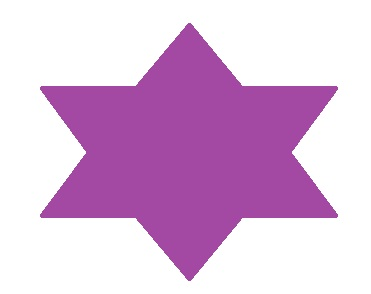
//> input picture resource/12/star.jpg, 371 x 294 px
$ ./distance_transform_example   (built with g++ and OpenCV 4)
//> lines starting //> are read from the running program, lines starting //| are printed output that depends on the picture; after the words box and inside, x2 and y2 are one past the last pixel; in counts of white or black regions, pixels touching at a corner belong together
#include <iostream>
#include <opencv2/opencv.hpp>

#define RESOURCE_DIR "../resource/"

void distance_transform_example()
{
    float maxValue = 0;
    cv::Mat img = cv::imread(RESOURCE_DIR"/12/star.jpg", cv::IMREAD_GRAYSCALE);
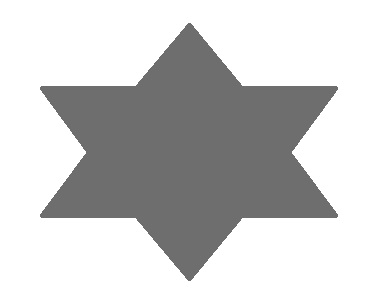
//> img: 294 rows x 371 cols, CV_8UC1; min 102, max 255, mean 201.2
    if(img.empty())
    {
        std::cout << "img is empty" << std::endl;
        return;
    }
    img = ~img;
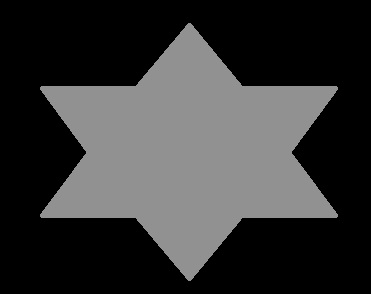
//> img: 294 rows x 371 cols, CV_8UC1; min 0, max 153, mean 53.8
    cv::imshow("img", img);

    cv::Mat imgBlur;
    cv::GaussianBlur(img, imgBlur, cv::Size(3, 3), 5);

    cv::imshow("imgblur", imgBlur);

    cv::threshold(imgBlur,imgBlur,20,200,cv::THRESH_BINARY);
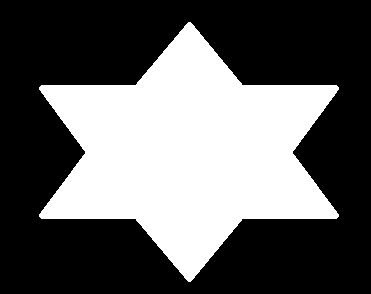
//> imgBlur: 294 rows x 371 cols, CV_8UC1; values 0 (black) and 200 (white), 37.9% white; 1 white region, box (x1, y1, x2, y2) and area: (39, 22, 339, 282) 41321

    cv::Mat imgDistance;
    cv::distanceTransform(imgBlur, imgDistance, cv::DIST_L1, 3);
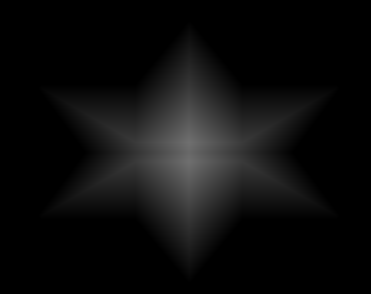
//> imgDistance: 294 rows x 371 cols, CV_32FC1; min 0, max 111, mean 12.8
#if 0
    for(int i = 0; i < imgDistance.rows; ++i)
    {
        for(int j = 0; j < imgDistance.cols; ++j)
        {
            if(imgDistance.at<float>(i, j) > maxValue)
            {
                maxValue = imgDistance.at<float>(i, j);
            }
        }
    }

    for(int i = 0; i < imgDistance.rows; ++i)
    {
        for(int j = 0; j < imgDistance.cols; ++j)
        {
            if(imgDistance.at<float>(i, j) > maxValue/1.9)
            {
                imgDistance.at<float>(i, j) = 255;
            }
        }
    }
#else
    cv::normalize(imgDistance, imgDistance, 0, 1, cv::NORM_MINMAX);
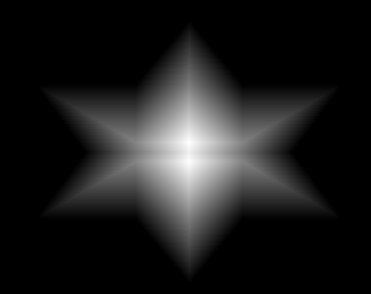
//> imgDistance: 294 rows x 371 cols, CV_32FC1; min 0, max 1, mean 0.115
#endif
    cv::imshow("distanceImg", imgDistance);


    cv::waitKey(0);
    cv::destroyAllWindows();
}


int main(int argc, char const *argv[])
{
    distance_transform_example();
    return 0;
}

$ run again, with resource/12/bricks.jpg copied over resource/12/star.jpg
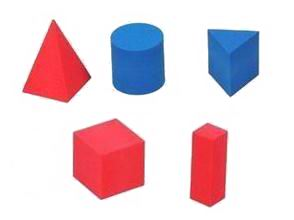
//> input picture resource/12/bricks.jpg, 294 x 220 px
//> in distance_transform_example, `cv::threshold(imgBlur,imgBlur,20,200,cv::THRESH_BINARY);`:
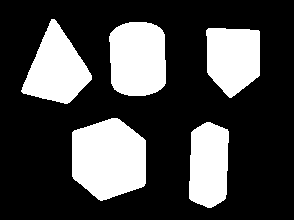
//> imgBlur: 220 rows x 294 cols, CV_8UC1; values 0 (black) and 200 (white), 27.9% white; 5 white regions, box (x1, y1, x2, y2) and area: (72, 118, 146, 201) 4897, (109, 22, 166, 96) 3758, (21, 19, 92, 104) 3389, (206, 28, 260, 98) 3077, (189, 122, 229, 208) 2935
//> in distance_transform_example, `cv::distanceTransform(imgBlur, imgDistance, cv::DIST_L1, 3);`:
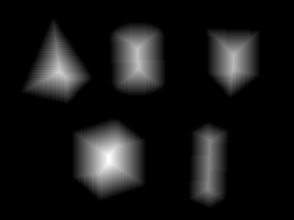
//> imgDistance: 220 rows x 294 cols, CV_32FC1; min 0, max 37, mean 3.2; drawn with min black and max white

$ run again, with resource/12/circle.png saved as resource/12/star.jpg
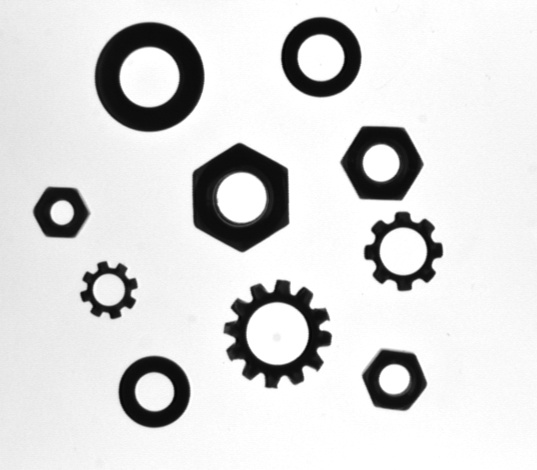
//> input picture resource/12/circle.png, 537 x 470 px
//> in distance_transform_example, img is the input picture: 470 rows x 537 cols, CV_8UC1; min 4, max 255, mean 216.6
//> in distance_transform_example, `cv::threshold(imgBlur,imgBlur,20,200,cv::THRESH_BINARY);`:
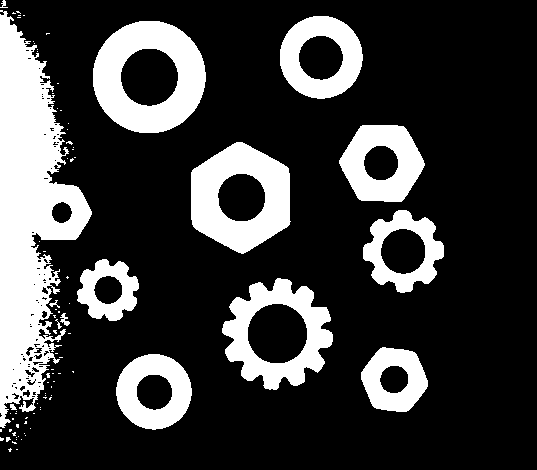
//> imgBlur: 470 rows x 537 cols, CV_8UC1; values 0 (black) and 200 (white), 23.4% white; 87 white regions (72 under 20 px), largest, box (x1, y1, x2, y2) and area: (0, 10, 92, 428) 19659, (93, 21, 206, 133) 7449, (191, 142, 291, 254) 6725
//> in distance_transform_example, `cv::distanceTransform(imgBlur, imgDistance, cv::DIST_L1, 3);`:
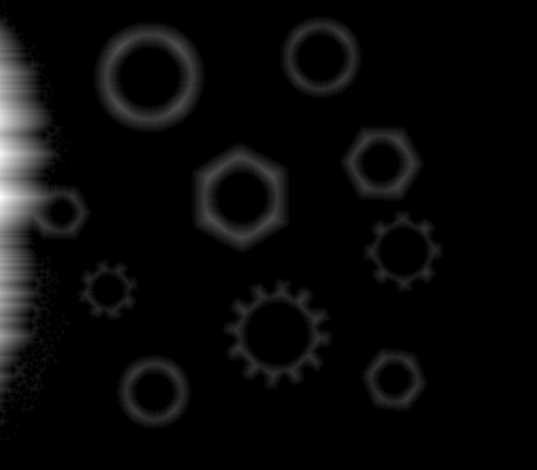
//> imgDistance: 470 rows x 537 cols, CV_32FC1; min 0, max 63, mean 2.3; drawn with min black and max white
